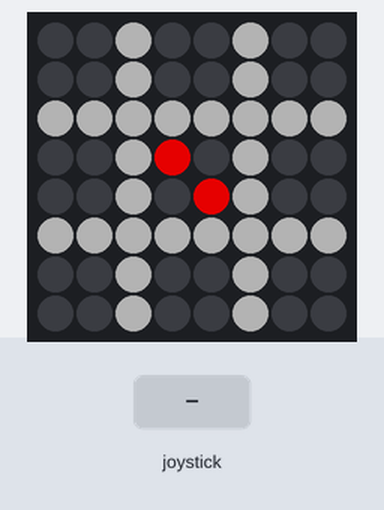
Simulated run of this program. Board: Raspberry Pi (BCM pin numbers) with a Sense HAT. On the bench: the Sense HAT's 8×8 RGB LED matrix. Inputs (shaded band) come from the test bench. Dim RGB values are drawn brighter than linear.

Above: at 1.2 s.
1.3 s: joystick clicked
At 1.9 s:
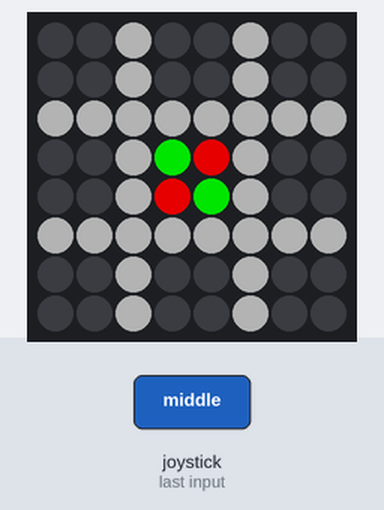
2.8 s: joystick pushed up
At 4.2 s:
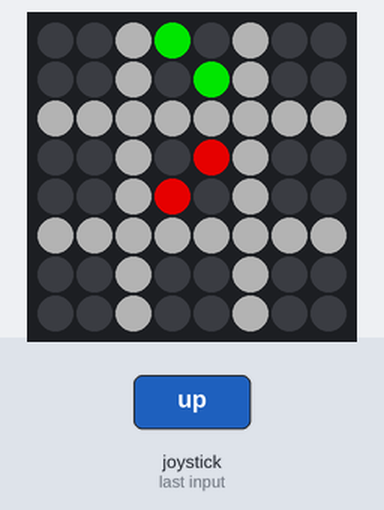
Timing chart, 0 to 5.8 s (numbered marks = the images above; inputs shaded):
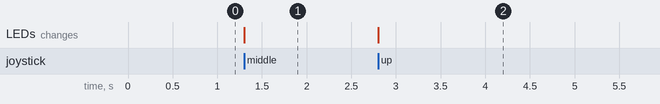

Measured:
- after the input at 1.3 s, the LEDs: change at once (image 1)
- after the input at 2.8 s, the LEDs: change at once (image 2)

The program:

TicTacToe.py
```python
#!/usr/bin/env python

from sense_hat import SenseHat, ACTION_PRESSED, ACTION_HELD, ACTION_RELEASED
from signal import pause

from board import Board
from player import Player

MIN_COORD_GAME = 0
MAX_COORD_GAME = 2
STEPS_MOVE_PLAYER = 1

board = Board()
player = Player()

def clamp(value, min_value=MIN_COORD_GAME, max_value=MAX_COORD_GAME):
    return min(max_value, max(min_value, value))

def pushed_up(event):
    if event.action != ACTION_RELEASED:
        y = clamp(player.get_y() - STEPS_MOVE_PLAYER)
        player.set_y(y)

def pushed_down(event):
    if event.action != ACTION_RELEASED:
        y = clamp(player.get_y() + STEPS_MOVE_PLAYER)
        player.set_y(y)

def pushed_left(event):
    if event.action != ACTION_RELEASED:
        x = clamp(player.get_x() - STEPS_MOVE_PLAYER)
        player.set_x(x)

def pushed_right(event):
    if event.action != ACTION_RELEASED:
        x = clamp(player.get_x() + STEPS_MOVE_PLAYER)
        player.set_x(x)

def pushed_middle(event):
    if event.action != ACTION_RELEASED:
        is_succesfully_claimed = board.claim_spot(player)

        if is_succesfully_claimed:
            player.next()
        else:
            print("Nee =P")

def refresh():
    board.draw()
    board.move(player)

def main(args):
    sense = SenseHat()

    sense.stick.direction_up = pushed_up
    sense.stick.direction_down = pushed_down
    sense.stick.direction_left = pushed_left
    sense.stick.direction_right = pushed_right
    sense.stick.direction_middle = pushed_middle
    sense.stick.direction_any = refresh

    sense.low_light = True

    refresh()
    pause()
    return 0

if __name__ == '__main__':
    import sys
    sys.exit(main(sys.argv))
```

board.py
```python
#!/usr/bin/env python

from sense_hat import SenseHat

from player import PlayerName, Player

# Used LED colors
X = (255, 0, 0) # Player X
O = (0, 255, 0)	# Player O
L = (64, 64, 64) # Outline board
B = (0, 0, 0) # None (LED off)

LEDS_PER_ROW = 8
MATRIX_COLORS_START = [      #List_Positions
    B, B, L, B, B, L, B, B, #0 - 7
    B, B, L, B, B, L, B, B, #8 - 15
    L, L, L, L, L, L, L, L, #16 - 23
    B, B, L, B, B, L, B, B, #24 - 31
    B, B, L, B, B, L, B, B, #32 - 39
    L, L, L, L, L, L, L, L, #40 - 47
    B, B, L, B, B, L, B, B, #48 - 55
    B, B, L, B, B, L, B, B, #56 - 63
]

MIN_SIZE_PLAYER = 1
MAX_SIZE_PLAYER = 2
DIFF_SIZE_PLAYER = MAX_SIZE_PLAYER - MIN_SIZE_PLAYER
OFFSET_GAME_TO_MATRIX = 3

TOTAL_GAMEBOARD_SPOTS = 9
GAMEBOARD_CLAIMS_START = [PlayerName.UNDEFINED] * TOTAL_GAMEBOARD_SPOTS
LENGTH_GAMEBOARD = int(TOTAL_GAMEBOARD_SPOTS ** 0.5)

sense = SenseHat()

class Board:
    def __init__(self):
	self._matrix_colors = MATRIX_COLORS_START
	self._gameboard_claims = GAMEBOARD_CLAIMS_START

    def determine_color_player(self, playername):
	return X if playername == PlayerName.X else O

    #Moving the player is only a visual effect on the matrix
    def move(self, player):
	x_game, y_game = player.get_coordinates()

	x_matrix = x_game * OFFSET_GAME_TO_MATRIX
	y_matrix = y_game * OFFSET_GAME_TO_MATRIX
	color = self.determine_color_player(player.get_name())

	sense.set_pixel(x_matrix, y_matrix, color)
	sense.set_pixel(x_matrix + DIFF_SIZE_PLAYER, y_matrix + DIFF_SIZE_PLAYER, color)

    def claim_spot(self, player):
	x_game, y_game = player.get_coordinates()
	spot_to_claim = x_game + y_game * LENGTH_GAMEBOARD

	if self._gameboard_claims[spot_to_claim] == PlayerName.UNDEFINED:
	    name = player.get_name()
	    self._gameboard_claims[spot_to_claim] = name

	    x_matrix = x_game * OFFSET_GAME_TO_MATRIX
	    y_matrix = y_game * OFFSET_GAME_TO_MATRIX
	    color = self.determine_color_player(name)

	    list_pos_topleft = x_matrix + DIFF_SIZE_PLAYER + y_matrix * LEDS_PER_ROW
	    list_pos_bottemright= x_matrix + (y_matrix + DIFF_SIZE_PLAYER) * LEDS_PER_ROW

	    self._matrix_colors [list_pos_topleft] = color
	    self._matrix_colors [list_pos_bottemright] = color
	    return True

	return False

    def draw(self):
	sense.clear()
	sense.set_pixels(self._matrix_colors)
```

player.py
```python
from enum import Enum

# Start location of the player on the gameboard
X_COORD_START = 1
Y_COORD_START = 1

class PlayerName(Enum):
	UNDEFINED = 0
	X = 1
	O = 2

class Player():
	def __init__(self):
		self._name = PlayerName.X
		self._reset_coordinates()

	def _reset_coordinates(self):
		self._x = X_COORD_START
		self._y = Y_COORD_START

	def next(self):
		self._name = PlayerName.X if self._name != PlayerName.X else PlayerName.O
		self._reset_coordinates()

	def set_x(self, x):
		self._x = x

	def set_y(self, y):
		self._y = y

	def set_coordinates(self, x, y):
		self._x = x
		self._y = y

	def get_name(self):
		return self._name

	def get_x(self):
		return self._x

	def get_y(self):
		return self._y

	def get_coordinates(self):
		return self._x, self._y
```
